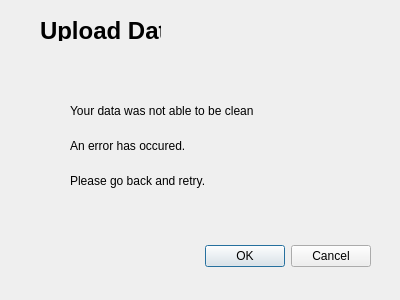
<?xml version="1.0" encoding="UTF-8"?>
<ui version="4.0">
 <class>Data_error</class>
 <widget class="QDialog" name="Data_error">
  <property name="geometry">
   <rect>
    <x>0</x>
    <y>0</y>
    <width>400</width>
    <height>300</height>
   </rect>
  </property>
  <property name="windowTitle">
   <string>Dialog</string>
  </property>
  <widget class="QDialogButtonBox" name="buttonBox">
   <property name="geometry">
    <rect>
     <x>30</x>
     <y>240</y>
     <width>341</width>
     <height>32</height>
    </rect>
   </property>
   <property name="orientation">
    <enum>Qt::Horizontal</enum>
   </property>
   <property name="standardButtons">
    <set>QDialogButtonBox::Cancel|QDialogButtonBox::Ok</set>
   </property>
  </widget>
  <widget class="QLabel" name="label">
   <property name="geometry">
    <rect>
     <x>40</x>
     <y>20</y>
     <width>121</width>
     <height>21</height>
    </rect>
   </property>
   <property name="font">
    <font>
     <pointsize>18</pointsize>
     <weight>75</weight>
     <bold>true</bold>
    </font>
   </property>
   <property name="text">
    <string>Upload Data</string>
   </property>
  </widget>
  <widget class="QLabel" name="label_2">
   <property name="geometry">
    <rect>
     <x>70</x>
     <y>80</y>
     <width>271</width>
     <height>61</height>
    </rect>
   </property>
   <property name="text">
    <string>Your data was not able to be clean</string>
   </property>
  </widget>
  <widget class="QLabel" name="label_3">
   <property name="geometry">
    <rect>
     <x>70</x>
     <y>130</y>
     <width>241</width>
     <height>31</height>
    </rect>
   </property>
   <property name="text">
    <string>An error has occured.</string>
   </property>
  </widget>
  <widget class="QLabel" name="label_4">
   <property name="geometry">
    <rect>
     <x>70</x>
     <y>170</y>
     <width>201</width>
     <height>21</height>
    </rect>
   </property>
   <property name="text">
    <string>Please go back and retry.</string>
   </property>
  </widget>
 </widget>
 <resources/>
 <connections>
  <connection>
   <sender>buttonBox</sender>
   <signal>accepted()</signal>
   <receiver>Data_error</receiver>
   <slot>accept()</slot>
   <hints>
    <hint type="sourcelabel">
     <x>248</x>
     <y>254</y>
    </hint>
    <hint type="destinationlabel">
     <x>157</x>
     <y>274</y>
    </hint>
   </hints>
  </connection>
  <connection>
   <sender>buttonBox</sender>
   <signal>rejected()</signal>
   <receiver>Data_error</receiver>
   <slot>reject()</slot>
   <hints>
    <hint type="sourcelabel">
     <x>316</x>
     <y>260</y>
    </hint>
    <hint type="destinationlabel">
     <x>286</x>
     <y>274</y>
    </hint>
   </hints>
  </connection>
 </connections>
</ui>
